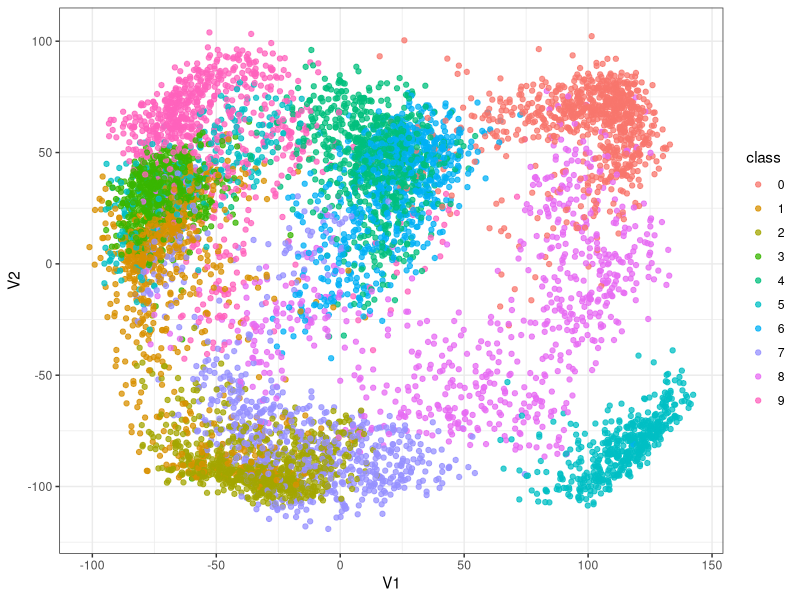
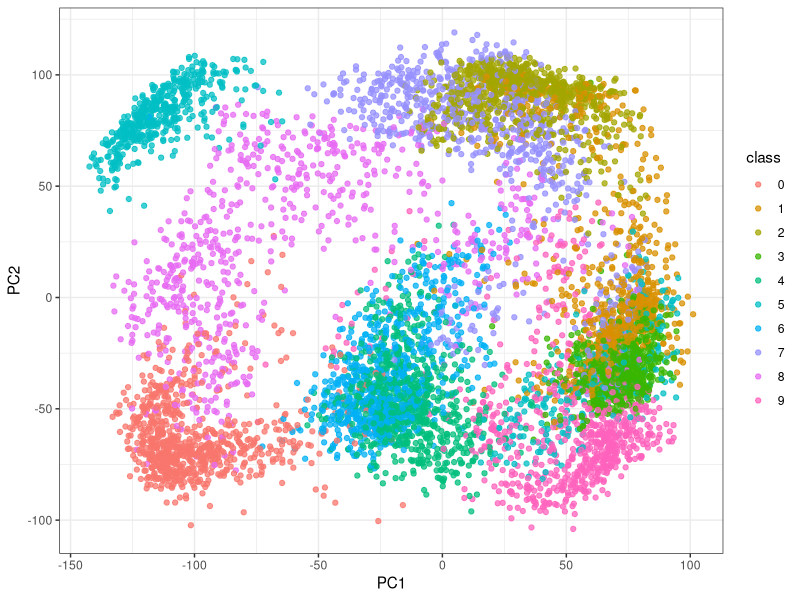
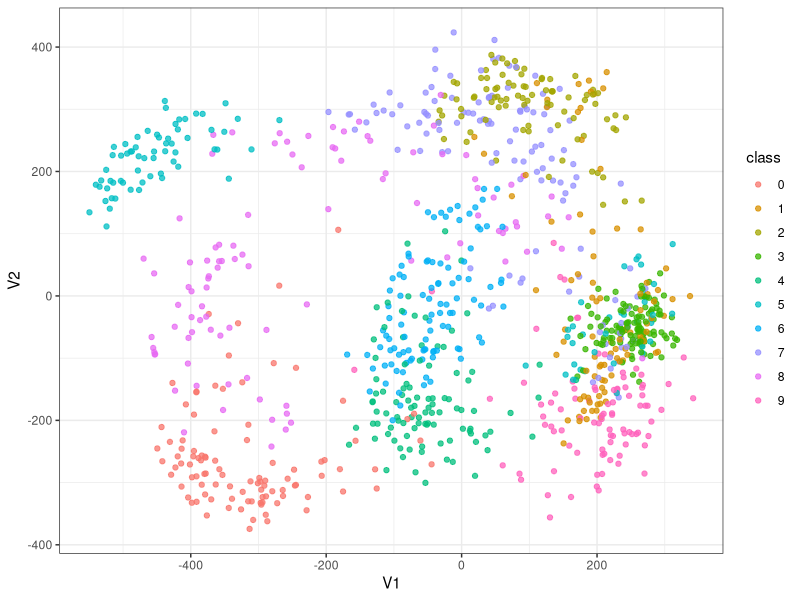
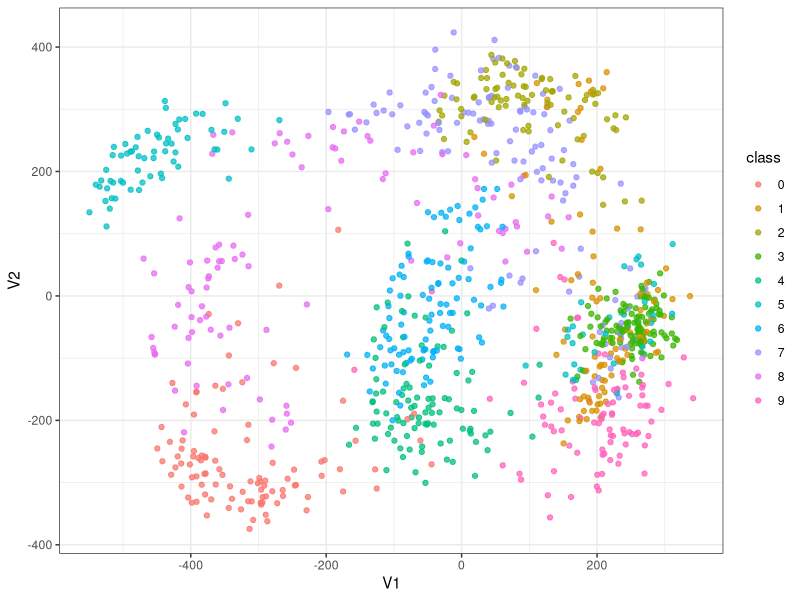
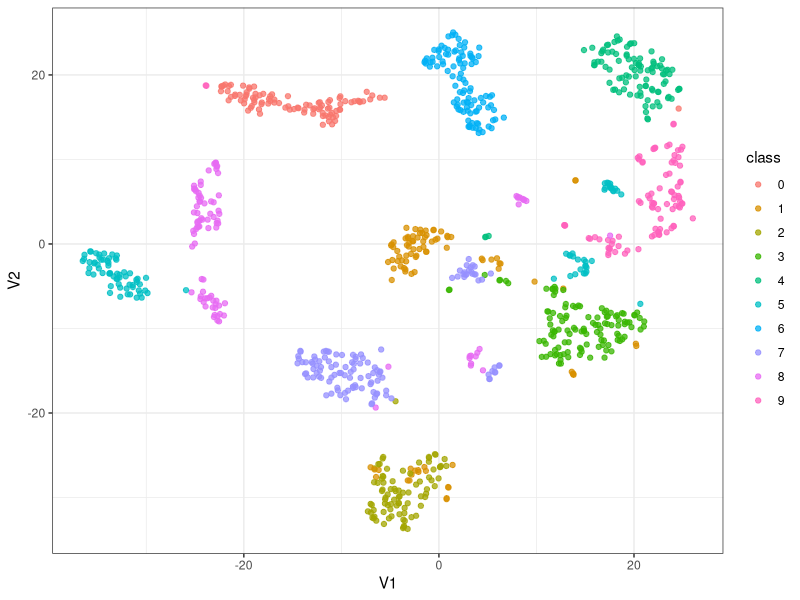
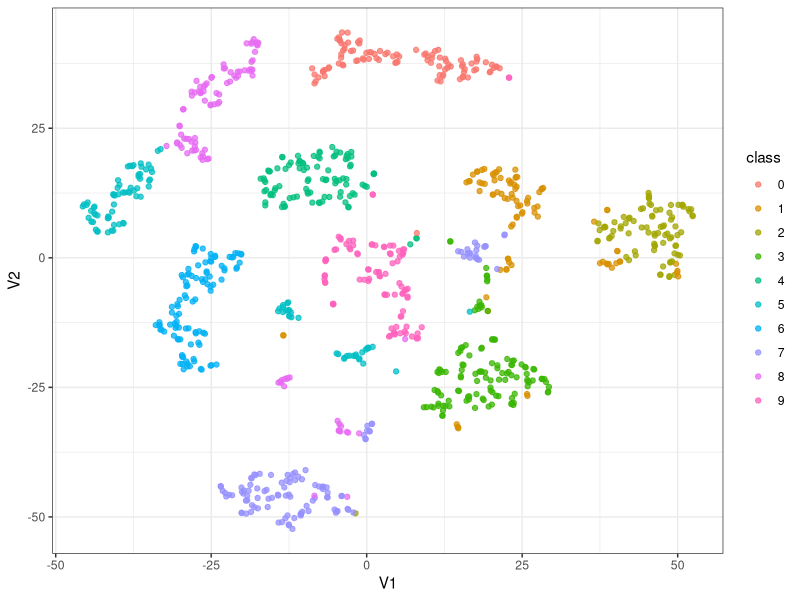
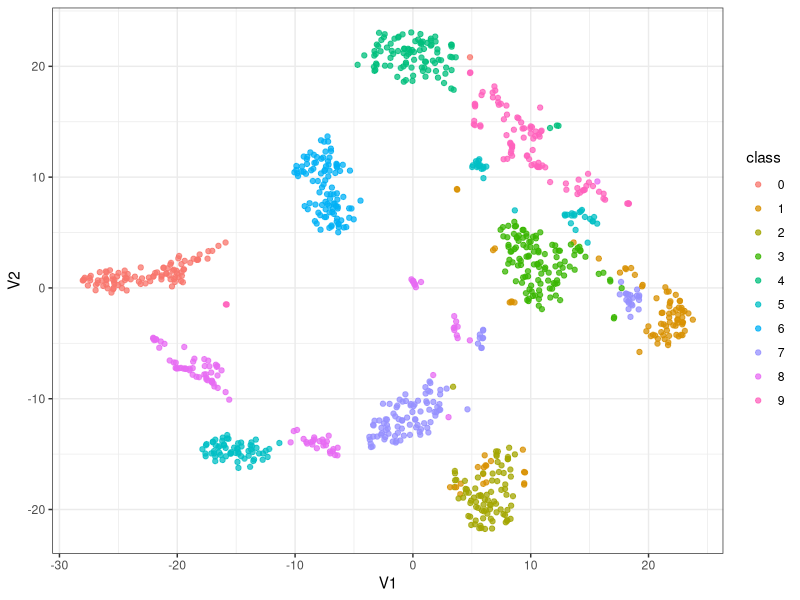

These figures' R source, in order:
# PCA and other dimensionality reduction methods ----
# Pendigits dataset used:
# https://archive.ics.uci.edu/ml/datasets/Pen-Based+Recognition+of+Handwritten+Digits

library(data.table)
library(ggplot2)

datas <- fread("Exercises/pendigits_train.csv")
dim(datas)
str(datas)
table(datas$V17)

data_all <- datas[, 1:16, with = FALSE]
class <- datas[, 17]

# PCA ----
# 1. step normalise data (substract mean from every feature)
data_norm <- scale(data_all, center = TRUE, scale = FALSE)

# 2. step compute covariance matrix
cov_mat <- cov(data_norm)
dim(cov_mat)

# 3. step compute eigenvalues and eigenvectors
eig_mat <- eigen(cov_mat)
eig_mat$values
dim(eig_mat$vectors)

# 4. step extract first two eigenvectors and multiply them by normalised dataset.
# Be careful with matrix multiplication and dimensions! Use t() for transpose.
pca_mat <- t(t(eig_mat$vectors)[1:2,] %*% t(data_norm))

# visualise dataset with added class (labels)
ggplot(data.table(pca_mat, class = factor(class$V17)),
       aes(V1, V2, color = class)) +
  geom_point(alpha = 0.75) +
  theme_bw()

# verify (check) solution
pca_orig <- prcomp(datas, center = TRUE, scale. = FALSE)$x[,1:2]

ggplot(data.table(pca_orig, class = factor(class$V17)),
       aes(PC1, PC2, color = class)) +
  geom_point(alpha = 0.75) +
  theme_bw()

# equal, just rotated, becasuse prcomp uses SVD

# Multidimensional scaling ----
# classical MDS
# works with dissimilarity matrix only!

ids_sample <- sample(nrow(data_all), 1000, replace = F)
d <- dist(data_all[ids_sample], method = "manhattan") # use manhattan distance for example

mds_classical <- cmdscale(d, eig = FALSE, k = 2) # very slow, be aware!

ggplot(data.table(mds_classical, class = factor(class$V17[ids_sample])),
       aes(V1, V2, color = class)) +
  geom_point(alpha = 0.75) +
  theme_bw()

# nonmetric MDS
library(MASS)

mds_nonmetric <- isoMDS(d, k = 2)

ggplot(data.table(mds_nonmetric$points, class = factor(class$V17[ids_sample])),
       aes(V1, V2, color = class)) +
  geom_point(alpha = 0.75) +
  theme_bw()

# t-SNE ----
# stochastic method, very powerful method for finding non-normal structure in data
# "just" for visualisations
# again works with dissimilarities - any distance metric can be used - useful for text data etc.
library(Rtsne)

# perplexity default = 30
d_tsne_30 <- Rtsne(d, dims = 2, perplexity = 30,
                theta = 0.5, check_duplicates = TRUE, pca = FALSE, max_iter = 1000,
                verbose = TRUE, is_distance = TRUE)

ggplot(data.table(d_tsne_30$Y, class = factor(class$V17[ids_sample])),
       aes(V1, V2, color = class)) +
  geom_point(alpha = 0.75) +
  theme_bw()

# play with perplexity - 10
d_tsne_10 <- Rtsne(d, dims = 2, perplexity = 10,
                   theta = 0.5, check_duplicates = TRUE, pca = FALSE, max_iter = 1000,
                   verbose = TRUE, is_distance = TRUE)

ggplot(data.table(d_tsne_10$Y, class = factor(class$V17[ids_sample])),
       aes(V1, V2, color = class)) +
  geom_point(alpha = 0.75) +
  theme_bw()

# 50
d_tsne_50 <- Rtsne(d, dims = 2, perplexity = 50,
                   theta = 0.5, check_duplicates = TRUE, pca = FALSE, max_iter = 1000,
                   verbose = TRUE, is_distance = TRUE)

ggplot(data.table(d_tsne_50$Y, class = factor(class$V17[ids_sample])),
       aes(V1, V2, color = class)) +
  geom_point(alpha = 0.75) +
  theme_bw()
